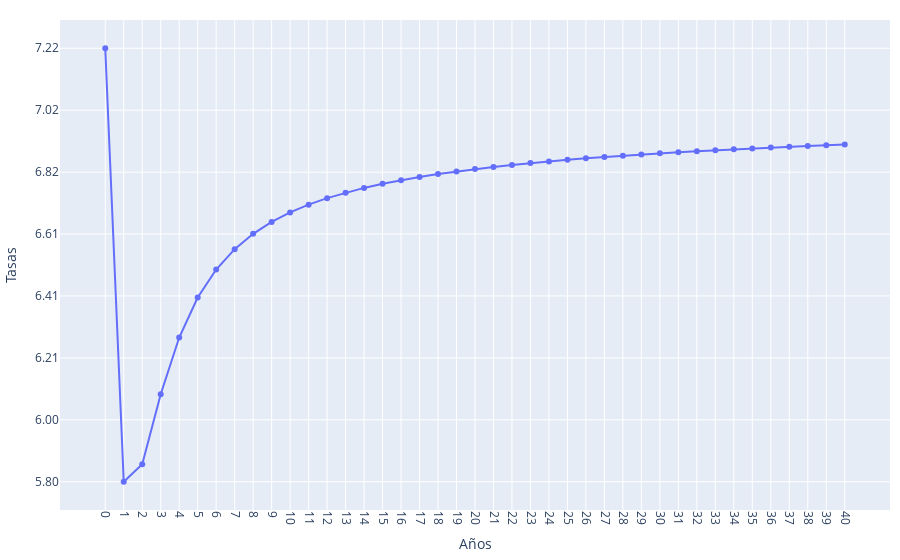

Notebook code for this chart:
### Code cell
import plotly.graph_objects as go

fig = go.Figure(data=go.Scatter(x=df_cup_por_anio.anio, y=df_cup_por_anio["Tasas (%)"], mode='lines+markers',    name='lines+markers'))

# Obtener los límites mínimo y máximo de los datos en el eje Y
y_min = df_cup_por_anio["Tasas (%)"].min()
y_max = df_cup_por_anio["Tasas (%)"].max()

# Calcular los 8 valores equidistantes entre el límite mínimo y máximo
y_values = [y_min + (i * (y_max - y_min) / 7) for i in range(8)]

fig.update_layout(
                   xaxis_title='Años',
                   yaxis_title='Tasas',       
                   yaxis=dict(tickmode='array',  tickvals=y_values, nticks=8, tickfont=dict(size=12), hoverformat='.2f'),         
                   xaxis=dict(type='category', tickfont=dict(size=12), tickangle=90),
                   margin=dict(l=20, r=10, t=20, b=10)
                   )

fig.show()

### Figure 1 — Plotly figure (JSON) as saved in the notebook; plotly's stock layout.template omitted (floating-point values rounded to 4 significant figures)
{"data": [{"mode": "lines+markers", "name": "lines+markers", "type": "scatter", "x": [0, 1, 2, 3, 4, 5, 6, 7, 8, 9, 10, 11, 12, 13, 14, 15, 16, 17, 18, 19, 20, 21, 22, 23, 24, 25, 26, 27, 28, 29, 30, 31, 32, 33, 34, 35, 36, 37, 38, 39, 40], "y": [7.223, 5.801, 5.858, 6.088, 6.274, 6.405, 6.497, 6.564, 6.614, 6.653, 6.684, 6.71, 6.731, 6.749, 6.765, 6.778, 6.79, 6.801, 6.81, 6.819, 6.827, 6.834, 6.84, 6.846, 6.852, 6.857, 6.862, 6.866, 6.871, 6.875, 6.878, 6.882, 6.885, 6.888, 6.891, 6.894, 6.897, 6.9, 6.902, 6.905, 6.907]}], "layout": {"margin": {"b": 10, "l": 20, "r": 10, "t": 20}, "xaxis": {"tickangle": 90, "tickfont": {"size": 12}, "title": {"text": "Años"}, "type": "category"}, "yaxis": {"hoverformat": ".2f", "nticks": 8, "tickfont": {"size": 12}, "tickmode": "array", "tickvals": [5.801, 6.004, 6.207, 6.41, 6.613, 6.817, 7.02, 7.223], "title": {"text": "Tasas"}}}}
